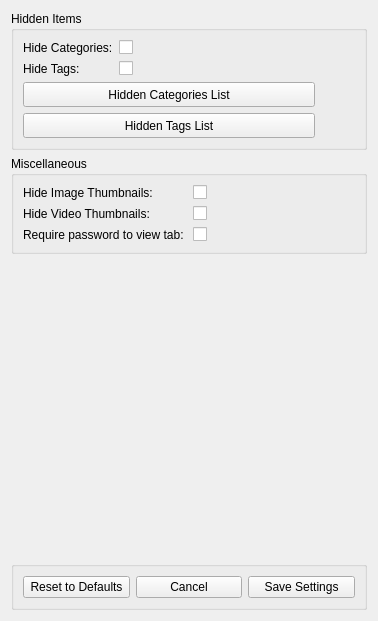
          <widget class="QWidget" name="tab_Settings_EncryptedData">
           <attribute name="title">
            <string>Encrypted Data</string>
           </attribute>
           <layout class="QVBoxLayout" name="verticalLayout_21">
            <item>
             <widget class="QGroupBox" name="groupBox_20">
              <property name="title">
               <string>Hidden Items</string>
              </property>
              <layout class="QVBoxLayout" name="verticalLayout_20">
               <item>
                <layout class="QFormLayout" name="formLayout_10">
                 <item row="0" column="0">
                  <widget class="QLabel" name="label_28">
                   <property name="text">
                    <string>Hide Categories:</string>
                   </property>
                  </widget>
                 </item>
                 <item row="1" column="0">
                  <widget class="QLabel" name="label_29">
                   <property name="text">
                    <string>Hide Tags:</string>
                   </property>
                  </widget>
                 </item>
                 <item row="0" column="1">
                  <widget class="qcheckbox_PWValidation" name="checkBox_DataENC_HideCategories">
                   <property name="text">
                    <string/>
                   </property>
                  </widget>
                 </item>
                 <item row="1" column="1">
                  <widget class="qcheckbox_PWValidation" name="checkBox_DataENC_HideTags">
                   <property name="text">
                    <string/>
                   </property>
                  </widget>
                 </item>
                </layout>
               </item>
               <item>
                <layout class="QHBoxLayout" name="horizontalLayout_19">
                 <item>
                  <widget class="QPushButton" name="pushButton_DataENC_Hidden_Categories">
                   <property name="minimumSize">
                    <size>
                     <width>292</width>
                     <height>25</height>
                    </size>
                   </property>
                   <property name="text">
                    <string>Hidden Categories List</string>
                   </property>
                  </widget>
                 </item>
                 <item>
                  <spacer name="horizontalSpacer_4">
                   <property name="orientation">
                    <enum>Qt::Horizontal</enum>
                   </property>
                   <property name="sizeHint" stdset="0">
                    <size>
                     <width>40</width>
                     <height>20</height>
                    </size>
                   </property>
                  </spacer>
                 </item>
                </layout>
               </item>
               <item>
                <layout class="QHBoxLayout" name="horizontalLayout_20">
                 <item>
                  <widget class="QPushButton" name="pushButton_DataENC_Hidden_Tags">
                   <property name="minimumSize">
                    <size>
                     <width>292</width>
                     <height>25</height>
                    </size>
                   </property>
                   <property name="text">
                    <string>Hidden Tags List</string>
                   </property>
                  </widget>
                 </item>
                 <item>
                  <spacer name="horizontalSpacer_5">
                   <property name="orientation">
                    <enum>Qt::Horizontal</enum>
                   </property>
                   <property name="sizeHint" stdset="0">
                    <size>
                     <width>40</width>
                     <height>20</height>
                    </size>
                   </property>
                  </spacer>
                 </item>
                </layout>
               </item>
              </layout>
             </widget>
            </item>
            <item>
             <widget class="QGroupBox" name="groupBox_18">
              <property name="title">
               <string>Miscellaneous</string>
              </property>
              <layout class="QFormLayout" name="formLayout_9">
               <item row="2" column="0">
                <widget class="QLabel" name="label_24">
                 <property name="text">
                  <string>Require password to view tab: </string>
                 </property>
                </widget>
               </item>
               <item row="2" column="1">
                <widget class="qcheckbox_PWValidation" name="checkBox_DataENC_ReqPW">
                 <property name="text">
                  <string/>
                 </property>
                </widget>
               </item>
               <item row="0" column="0">
                <widget class="QLabel" name="label_25">
                 <property name="text">
                  <string>Hide Image Thumbnails:</string>
                 </property>
                </widget>
               </item>
               <item row="0" column="1">
                <widget class="qcheckbox_PWValidation" name="checkBox_DataENC_HideThumbnails_Image">
                 <property name="text">
                  <string/>
                 </property>
                </widget>
               </item>
               <item row="1" column="0">
                <widget class="QLabel" name="label_26">
                 <property name="text">
                  <string>Hide Video Thumbnails:</string>
                 </property>
                </widget>
               </item>
               <item row="1" column="1">
                <widget class="qcheckbox_PWValidation" name="checkBox_DataENC_HideThumbnails_Video">
                 <property name="text">
                  <string/>
                 </property>
                </widget>
               </item>
              </layout>
             </widget>
            </item>
            <item>
             <spacer name="verticalSpacer_2">
              <property name="orientation">
               <enum>Qt::Vertical</enum>
              </property>
              <property name="sizeHint" stdset="0">
               <size>
                <width>20</width>
                <height>301</height>
               </size>
              </property>
             </spacer>
            </item>
            <item>
             <widget class="QGroupBox" name="groupBox_19">
              <property name="title">
               <string/>
              </property>
              <layout class="QHBoxLayout" name="horizontalLayout_17">
               <item>
                <widget class="QPushButton" name="pushButton_DataENC_RDefault">
                 <property name="text">
                  <string>Reset to Defaults</string>
                 </property>
                </widget>
               </item>
               <item>
                <widget class="QPushButton" name="pushButton_DataENC_Cancel">
                 <property name="text">
                  <string>Cancel</string>
                 </property>
                </widget>
               </item>
               <item>
                <widget class="QPushButton" name="pushButton_DataENC_Save">
                 <property name="text">
                  <string>Save Settings</string>
                 </property>
                </widget>
               </item>
              </layout>
             </widget>
            </item>
           </layout>
          </widget>
